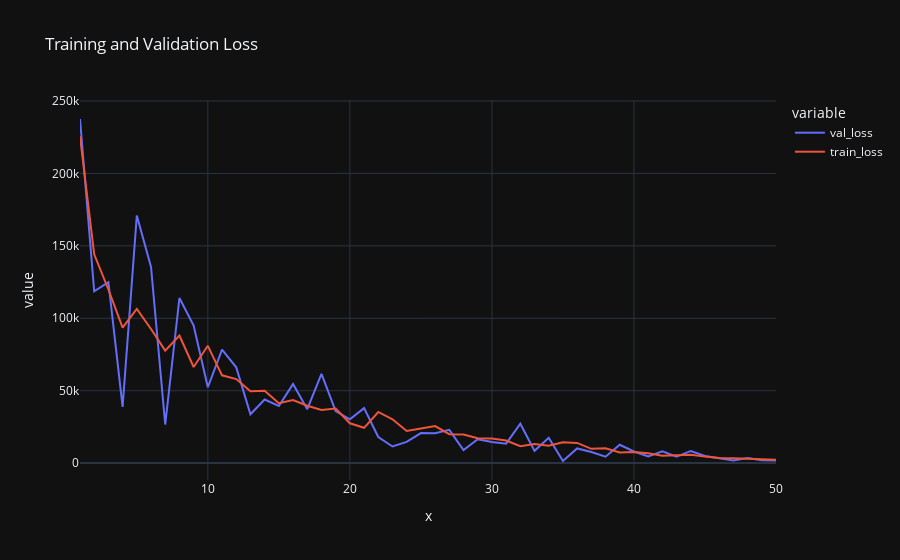

Notebook code for this chart:
### Code cell
plt.figure(figsize = (12, 6))

train_loss = model_history.history['loss']
val_loss = model_history.history['val_loss'] 
epoch = range(1, 51)

loss = pd.DataFrame({'train_loss' : train_loss, 'val_loss' : val_loss})

px.line(data_frame = loss, x = epoch, y = ['val_loss', 'train_loss'], title = 'Training and Validation Loss',
        template = 'plotly_dark')

### Figure 1 — Plotly figure (JSON) as saved in the notebook; plotly's stock layout.template omitted (floating-point values rounded to 4 significant figures)
{"data": [{"hovertemplate": "variable=val_loss<br>x=%{x}<br>value=%{y}<extra></extra>", "legendgroup": "val_loss", "line": {"color": "#636efa", "dash": "solid"}, "marker": {"symbol": "circle"}, "mode": "lines", "name": "val_loss", "orientation": "v", "showlegend": true, "type": "scatter", "x": [1, 2, 3, 4, 5, 6, 7, 8, 9, 10, 11, 12, 13, 14, 15, 16, 17, 18, 19, 20, 21, 22, 23, 24, 25, 26, 27, 28, 29, 30, 31, 32, 33, 34, 35, 36, 37, 38, 39, 40, 41, 42, 43, 44, 45, 46, 47, 48, 49, 50], "xaxis": "x", "y": [237600.0, 118700.0, 124900.0, 38840.0, 171000.0, 135400.0, 26650.0, 114000.0, 95020.0, 52370.0, 78360.0, 66120.0, 33730.0, 43900.0, 39460.0, 54620.0, 37200.0, 61620.0, 35980.0, 30190.0, 37980.0, 17990.0, 11470.0, 14610.0, 20750.0, 20620.0, 22940.0, 9085.0, 16470.0, 14610.0, 13440.0, 27170.0, 8470.0, 17530.0, 1462.0, 10110.0, 7715.0, 4444.0, 12680.0, 8045.0, 4641.0, 8136.0, 4366.0, 8398.0, 4877.0, 3281.0, 1888.0, 3569.0, 1942.0, 1871.0], "yaxis": "y"}, {"hovertemplate": "variable=train_loss<br>x=%{x}<br>value=%{y}<extra></extra>", "legendgroup": "train_loss", "line": {"color": "#EF553B", "dash": "solid"}, "marker": {"symbol": "circle"}, "mode": "lines", "name": "train_loss", "orientation": "v", "showlegend": true, "type": "scatter", "x": [1, 2, 3, 4, 5, 6, 7, 8, 9, 10, 11, 12, 13, 14, 15, 16, 17, 18, 19, 20, 21, 22, 23, 24, 25, 26, 27, 28, 29, 30, 31, 32, 33, 34, 35, 36, 37, 38, 39, 40, 41, 42, 43, 44, 45, 46, 47, 48, 49, 50], "xaxis": "x", "y": [225600.0, 144200.0, 119900.0, 93490.0, 106500.0, 92570.0, 77690.0, 88100.0, 66350.0, 80990.0, 60620.0, 58030.0, 49680.0, 49960.0, 41330.0, 43600.0, 39620.0, 36750.0, 37650.0, 27480.0, 24370.0, 35320.0, 30230.0, 22170.0, 23840.0, 25560.0, 19960.0, 19710.0, 17130.0, 17060.0, 15650.0, 11740.0, 13120.0, 12080.0, 14400.0, 13960.0, 9843.0, 10310.0, 7388.0, 7706.0, 6870.0, 5030.0, 5437.0, 5815.0, 4487.0, 3579.0, 3363.0, 2870.0, 2570.0, 2244.0], "yaxis": "y"}], "layout": {"legend": {"title": {"text": "variable"}, "tracegroupgap": 0}, "title": {"text": "Training and Validation Loss"}, "xaxis": {"anchor": "y", "domain": [0, 1], "title": {"text": "x"}}, "yaxis": {"anchor": "x", "domain": [0, 1], "title": {"text": "value"}}}}
